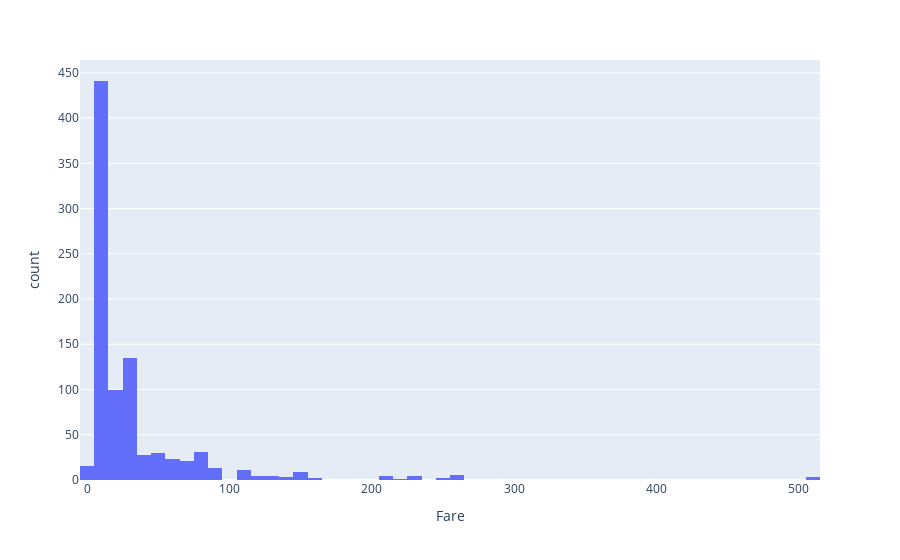

Write notebook code for a chart like this one.
### Code cell
px.histogram(data_frame=train, x='Fare')

### Figure 1 — Plotly figure (JSON) as saved in the notebook; plotly's stock layout.template omitted (floating-point values rounded to 4 significant figures; data arrays with more than 128 entries replaced by an {"elided": "..."} marker saying what was removed)
{"data": [{"bingroup": "x", "hovertemplate": "Fare=%{x}<br>count=%{y}<extra></extra>", "legendgroup": "", "marker": {"color": "#636efa", "pattern": {"shape": ""}}, "name": "", "orientation": "v", "showlegend": false, "type": "histogram", "x": {"elided": "891 float values"}, "xaxis": "x", "yaxis": "y"}], "layout": {"barmode": "relative", "legend": {"tracegroupgap": 0}, "margin": {"t": 60}, "xaxis": {"anchor": "y", "domain": [0, 1], "title": {"text": "Fare"}}, "yaxis": {"anchor": "x", "domain": [0, 1], "title": {"text": "count"}}}}
